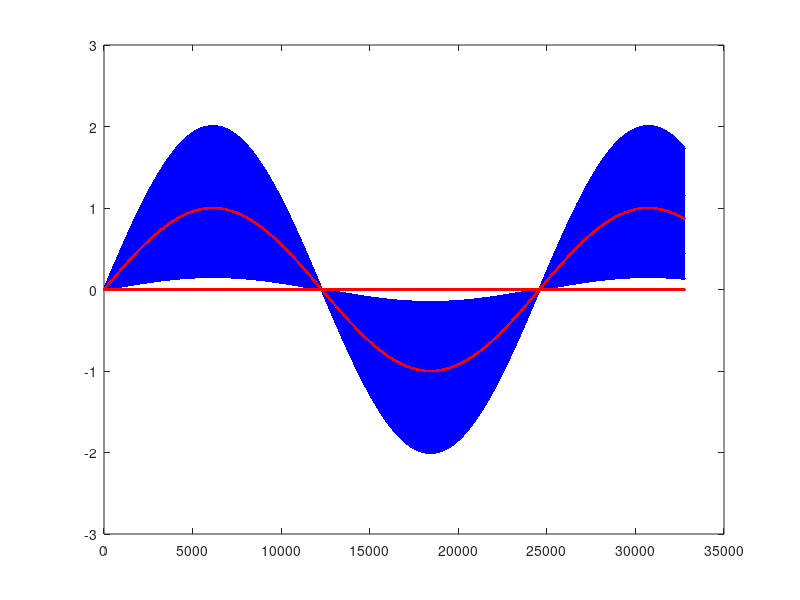

MATLAB code to generate this figure:
%
clear;

Nsim = 2^12;   % length of sim
I = 8;        % interpolation ratio.
Fs = 30.72e6;
Tfade = 0.1e-3;
Fc = 1/Tfade;
Nfilt = 7;

% make some fictional fades.
s0 = sin(2*pi*(Fc/Fs)*(0:Nsim-1));
s0_up = upsample(s0,I);

% specify the interpolating filter.
b = fir1(Nfilt, 0.5/I);
%plot(b, 'r*-');
%plot((-(Nfilt+1)/2:(Nfilt+1)/2-1), 20*log10(fftshift(abs(fft(b)))));

% interpolate the data by I.
%s1 = interp(s0,I);
s1 = I*filter(b, 1, s0_up);


plot(real(s1),'b.-'); hold on; plot(real(s0_up),'r.'); hold off;